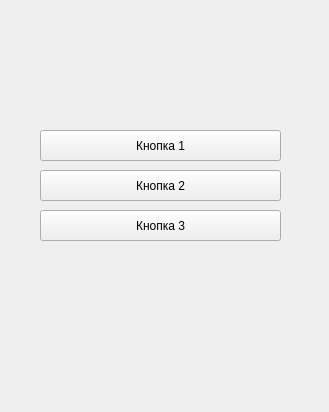
<?xml version="1.0" encoding="UTF-8"?>
<ui version="4.0">
 <class>MainWindow</class>
 <widget class="QMainWindow" name="MainWindow">
  <property name="geometry">
   <rect>
    <x>0</x>
    <y>0</y>
    <width>329</width>
    <height>412</height>
   </rect>
  </property>
  <property name="minimumSize">
   <size>
    <width>329</width>
    <height>412</height>
   </size>
  </property>
  <property name="maximumSize">
   <size>
    <width>329</width>
    <height>412</height>
   </size>
  </property>
  <property name="windowTitle">
   <string>Signal&amp;Slots</string>
  </property>
  <widget class="QWidget" name="centralwidget">
   <widget class="QPushButton" name="btn_1">
    <property name="geometry">
     <rect>
      <x>40</x>
      <y>130</y>
      <width>241</width>
      <height>31</height>
     </rect>
    </property>
    <property name="text">
     <string>Кнопка 1</string>
    </property>
   </widget>
   <widget class="QPushButton" name="btn_2">
    <property name="geometry">
     <rect>
      <x>40</x>
      <y>170</y>
      <width>241</width>
      <height>31</height>
     </rect>
    </property>
    <property name="text">
     <string>Кнопка 2</string>
    </property>
   </widget>
   <widget class="QPushButton" name="btn_3">
    <property name="geometry">
     <rect>
      <x>40</x>
      <y>210</y>
      <width>241</width>
      <height>31</height>
     </rect>
    </property>
    <property name="text">
     <string>Кнопка 3</string>
    </property>
   </widget>
  </widget>
  <widget class="QMenuBar" name="menubar">
   <property name="geometry">
    <rect>
     <x>0</x>
     <y>0</y>
     <width>329</width>
     <height>21</height>
    </rect>
   </property>
  </widget>
 </widget>
 <resources/>
 <connections/>
</ui>
